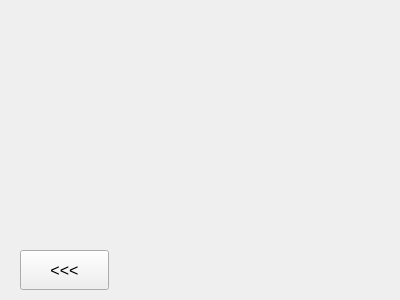
<?xml version="1.0" encoding="UTF-8"?>
<ui version="4.0">
 <class>inputFields</class>
 <widget class="QWidget" name="inputFields">
  <property name="geometry">
   <rect>
    <x>0</x>
    <y>0</y>
    <width>400</width>
    <height>300</height>
   </rect>
  </property>
  <property name="windowTitle">
   <string>Form</string>
  </property>
  <widget class="QPushButton" name="back">
   <property name="geometry">
    <rect>
     <x>20</x>
     <y>250</y>
     <width>89</width>
     <height>40</height>
    </rect>
   </property>
   <property name="minimumSize">
    <size>
     <width>80</width>
     <height>40</height>
    </size>
   </property>
   <property name="maximumSize">
    <size>
     <width>120</width>
     <height>40</height>
    </size>
   </property>
   <property name="font">
    <font>
     <pointsize>12</pointsize>
    </font>
   </property>
   <property name="text">
    <string>&lt;&lt;&lt;</string>
   </property>
  </widget>
 </widget>
 <resources/>
 <connections/>
</ui>
